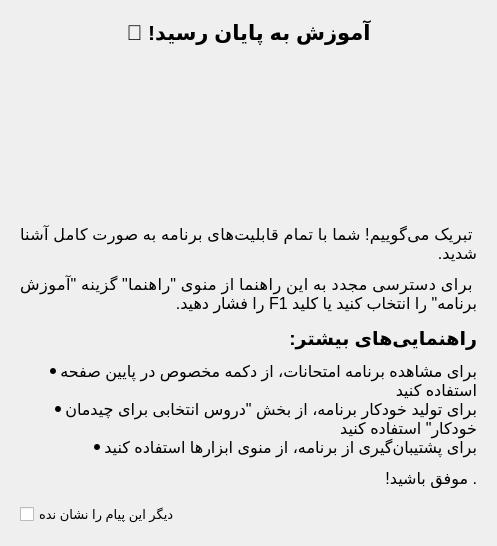
       <widget class="QWidget" name="finishPage">
        <layout class="QVBoxLayout" name="verticalLayout_8">
         <property name="spacing">
          <number>15</number>
         </property>
         <property name="leftMargin">
          <number>20</number>
         </property>
         <property name="topMargin">
          <number>20</number>
         </property>
         <property name="rightMargin">
          <number>20</number>
         </property>
         <property name="bottomMargin">
          <number>20</number>
         </property>
         <item>
          <widget class="QLabel" name="finishTitle">
           <property name="font">
            <font>
             <pointsize>16</pointsize>
             <weight>75</weight>
             <bold>true</bold>
            </font>
           </property>
           <property name="text">
            <string>آموزش به پایان رسید! 🎉</string>
           </property>
           <property name="alignment">
            <set>Qt::AlignCenter</set>
           </property>
          </widget>
         </item>
         <item>
          <widget class="QLabel" name="finishIcon">
           <property name="minimumSize">
            <size>
             <width>150</width>
             <height>150</height>
            </size>
           </property>
           <property name="text">
            <string/>
           </property>
           <property name="pixmap">
            <pixmap>:/icons/finish.png</pixmap>
           </property>
           <property name="scaledContents">
            <bool>true</bool>
           </property>
           <property name="alignment">
            <set>Qt::AlignCenter</set>
           </property>
          </widget>
         </item>
         <item>
          <widget class="QLabel" name="finishText">
           <property name="font">
            <font>
             <pointsize>12</pointsize>
            </font>
           </property>
           <property name="text">
            <string>&lt;html&gt;&lt;head/&gt;&lt;body&gt;&lt;p dir="rtl" align="justify"&gt;تبریک می‌گوییم! شما با تمام قابلیت‌های برنامه به صورت کامل آشنا شدید.&lt;/p&gt;&lt;p dir="rtl" align="justify"&gt;برای دسترسی مجدد به این راهنما از منوی &amp;quot;راهنما&amp;quot; گزینه &amp;quot;آموزش برنامه&amp;quot; را انتخاب کنید یا کلید F1 را فشار دهید.&lt;/p&gt;&lt;h3 dir="rtl" align="justify"&gt;راهنمایی‌های بیشتر:&lt;/h3&gt;&lt;ul style="text-align: right; direction: rtl; list-style-position: inside;"&gt;&lt;li&gt;برای مشاهده برنامه امتحانات، از دکمه مخصوص در پایین صفحه استفاده کنید&lt;/li&gt;&lt;li&gt;برای تولید خودکار برنامه، از بخش "دروس انتخابی برای چیدمان خودکار" استفاده کنید&lt;/li&gt;&lt;li&gt;برای پشتیبان‌گیری از برنامه، از منوی ابزارها استفاده کنید&lt;/li&gt;&lt;/ul&gt;&lt;p dir="rtl" align="justify"&gt;. موفق باشید!&lt;/p&gt;&lt;/body&gt;&lt;/html&gt;</string>
           </property>
           <property name="alignment">
            <set>Qt::AlignRight|Qt::AlignTrailing|Qt::AlignVCenter</set>
           </property>
           <property name="wordWrap">
            <bool>true</bool>
           </property>
          </widget>
         </item>
         <item>
          <widget class="QCheckBox" name="dontShowAgainCheckBox">
           <property name="font">
            <font>
             <pointsize>10</pointsize>
            </font>
           </property>
           <property name="text">
            <string>دیگر این پیام را نشان نده</string>
           </property>
          </widget>
         </item>
        </layout>
       </widget>
